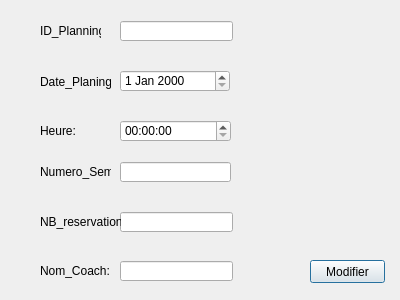
<?xml version="1.0" encoding="UTF-8"?>
<ui version="4.0">
 <class>modifierProgrammes</class>
 <widget class="QDialog" name="modifierProgrammes">
  <property name="geometry">
   <rect>
    <x>0</x>
    <y>0</y>
    <width>400</width>
    <height>300</height>
   </rect>
  </property>
  <property name="windowTitle">
   <string>Dialog</string>
  </property>
  <widget class="QLabel" name="label_14">
   <property name="geometry">
    <rect>
     <x>40</x>
     <y>21</y>
     <width>61</width>
     <height>20</height>
    </rect>
   </property>
   <property name="text">
    <string>ID_Planning:</string>
   </property>
  </widget>
  <widget class="QLabel" name="label_10">
   <property name="geometry">
    <rect>
     <x>40</x>
     <y>162</y>
     <width>71</width>
     <height>20</height>
    </rect>
   </property>
   <property name="text">
    <string>Numero_Sem:</string>
   </property>
  </widget>
  <widget class="QTimeEdit" name="Heure2">
   <property name="geometry">
    <rect>
     <x>120</x>
     <y>120</y>
     <width>111</width>
     <height>22</height>
    </rect>
   </property>
  </widget>
  <widget class="QLabel" name="label_13">
   <property name="geometry">
    <rect>
     <x>40</x>
     <y>121</y>
     <width>41</width>
     <height>20</height>
    </rect>
   </property>
   <property name="text">
    <string>Heure:</string>
   </property>
  </widget>
  <widget class="QLineEdit" name="NB_reservation2">
   <property name="geometry">
    <rect>
     <x>120</x>
     <y>212</y>
     <width>113</width>
     <height>20</height>
    </rect>
   </property>
   <property name="text">
    <string/>
   </property>
  </widget>
  <widget class="QLabel" name="label_11">
   <property name="geometry">
    <rect>
     <x>40</x>
     <y>211</y>
     <width>81</width>
     <height>21</height>
    </rect>
   </property>
   <property name="text">
    <string>NB_reservation:</string>
   </property>
  </widget>
  <widget class="QLineEdit" name="Numero_Sem2">
   <property name="geometry">
    <rect>
     <x>120</x>
     <y>162</y>
     <width>111</width>
     <height>20</height>
    </rect>
   </property>
   <property name="text">
    <string/>
   </property>
  </widget>
  <widget class="QLineEdit" name="Nom_Coach2">
   <property name="geometry">
    <rect>
     <x>120</x>
     <y>261</y>
     <width>113</width>
     <height>20</height>
    </rect>
   </property>
   <property name="text">
    <string/>
   </property>
  </widget>
  <widget class="QLineEdit" name="ID_Planning2">
   <property name="geometry">
    <rect>
     <x>120</x>
     <y>21</y>
     <width>113</width>
     <height>20</height>
    </rect>
   </property>
   <property name="text">
    <string/>
   </property>
  </widget>
  <widget class="QLabel" name="label_12">
   <property name="geometry">
    <rect>
     <x>40</x>
     <y>71</y>
     <width>71</width>
     <height>21</height>
    </rect>
   </property>
   <property name="text">
    <string>Date_Planing:</string>
   </property>
  </widget>
  <widget class="QDateEdit" name="Date_Planning2">
   <property name="geometry">
    <rect>
     <x>120</x>
     <y>70</y>
     <width>110</width>
     <height>22</height>
    </rect>
   </property>
  </widget>
  <widget class="QLabel" name="label_15">
   <property name="geometry">
    <rect>
     <x>40</x>
     <y>260</y>
     <width>81</width>
     <height>21</height>
    </rect>
   </property>
   <property name="text">
    <string>Nom_Coach:</string>
   </property>
  </widget>
  <widget class="QPushButton" name="modifierProgrammes_2">
   <property name="geometry">
    <rect>
     <x>310</x>
     <y>260</y>
     <width>75</width>
     <height>23</height>
    </rect>
   </property>
   <property name="text">
    <string>Modifier</string>
   </property>
  </widget>
 </widget>
 <resources/>
 <connections/>
</ui>
